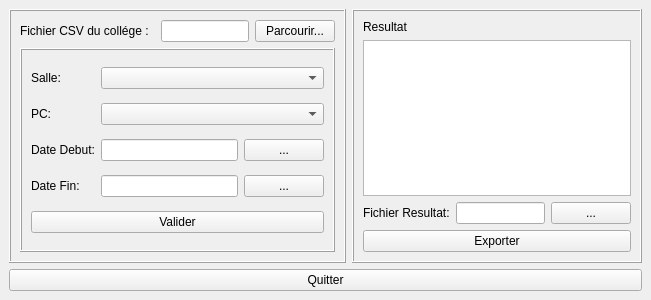
<?xml version="1.0" encoding="UTF-8"?>
<ui version="4.0">
 <class>MainWindow</class>
 <widget class="QMainWindow" name="MainWindow">
  <property name="geometry">
   <rect>
    <x>0</x>
    <y>0</y>
    <width>651</width>
    <height>300</height>
   </rect>
  </property>
  <property name="windowTitle">
   <string>MainWindow</string>
  </property>
  <widget class="QWidget" name="centralwidget">
   <layout class="QGridLayout" name="gridLayout">
    <item row="0" column="0">
     <widget class="QFrame" name="frame">
      <property name="enabled">
       <bool>true</bool>
      </property>
      <property name="frameShape">
       <enum>QFrame::Box</enum>
      </property>
      <property name="frameShadow">
       <enum>QFrame::Raised</enum>
      </property>
      <layout class="QGridLayout" name="gridLayout_2">
       <item row="0" column="0">
        <widget class="QLabel" name="statConnexionFileLabel">
         <property name="text">
          <string>Fichier CSV du collége :</string>
         </property>
        </widget>
       </item>
       <item row="0" column="3">
        <widget class="QPushButton" name="statConnexionFilePushButton">
         <property name="sizePolicy">
          <sizepolicy hsizetype="Maximum" vsizetype="Maximum">
           <horstretch>0</horstretch>
           <verstretch>0</verstretch>
          </sizepolicy>
         </property>
         <property name="text">
          <string>Parcourir...</string>
         </property>
        </widget>
       </item>
       <item row="0" column="2">
        <widget class="QLineEdit" name="statConnexionFileLineEdit">
         <property name="readOnly">
          <bool>true</bool>
         </property>
        </widget>
       </item>
       <item row="1" column="0" colspan="4">
        <widget class="QFrame" name="frame_3">
         <property name="frameShape">
          <enum>QFrame::Box</enum>
         </property>
         <property name="frameShadow">
          <enum>QFrame::Raised</enum>
         </property>
         <layout class="QGridLayout" name="gridLayout_3">
          <item row="2" column="0">
           <widget class="QLabel" name="dateDebutLabel">
            <property name="text">
             <string>Date Debut:</string>
            </property>
           </widget>
          </item>
          <item row="1" column="0">
           <widget class="QLabel" name="pcLabel">
            <property name="text">
             <string>PC:</string>
            </property>
           </widget>
          </item>
          <item row="3" column="1">
           <widget class="QLineEdit" name="dateFinLineEdit">
            <property name="readOnly">
             <bool>true</bool>
            </property>
           </widget>
          </item>
          <item row="3" column="2">
           <widget class="QPushButton" name="dateFinPushButton">
            <property name="text">
             <string>...</string>
            </property>
           </widget>
          </item>
          <item row="1" column="1" colspan="2">
           <widget class="QComboBox" name="pcComboBox"/>
          </item>
          <item row="4" column="0" colspan="3">
           <widget class="QPushButton" name="validationPushButton">
            <property name="text">
             <string>Valider</string>
            </property>
           </widget>
          </item>
          <item row="0" column="0">
           <widget class="QLabel" name="salleLabel">
            <property name="text">
             <string>Salle:</string>
            </property>
           </widget>
          </item>
          <item row="2" column="1">
           <widget class="QLineEdit" name="dateDebutLineEdit">
            <property name="readOnly">
             <bool>true</bool>
            </property>
           </widget>
          </item>
          <item row="3" column="0">
           <widget class="QLabel" name="dateFinLabel">
            <property name="text">
             <string>Date Fin:</string>
            </property>
           </widget>
          </item>
          <item row="2" column="2">
           <widget class="QPushButton" name="dateDebutPushButton">
            <property name="text">
             <string>...</string>
            </property>
           </widget>
          </item>
          <item row="0" column="1" colspan="2">
           <widget class="QComboBox" name="salleComboBox"/>
          </item>
         </layout>
        </widget>
       </item>
      </layout>
     </widget>
    </item>
    <item row="1" column="0" colspan="2">
     <widget class="QPushButton" name="quitPushButton">
      <property name="text">
       <string>Quitter</string>
      </property>
     </widget>
    </item>
    <item row="0" column="1">
     <widget class="QFrame" name="frame_2">
      <property name="frameShape">
       <enum>QFrame::Box</enum>
      </property>
      <property name="frameShadow">
       <enum>QFrame::Raised</enum>
      </property>
      <layout class="QGridLayout" name="gridLayout_4">
       <item row="2" column="0">
        <widget class="QLabel" name="FichierEnregistrerLabel">
         <property name="text">
          <string>Fichier Resultat:</string>
         </property>
        </widget>
       </item>
       <item row="2" column="1">
        <widget class="QLineEdit" name="fichierEnregstrerLineEdit">
         <property name="readOnly">
          <bool>true</bool>
         </property>
        </widget>
       </item>
       <item row="3" column="0" colspan="3">
        <widget class="QPushButton" name="exporterPushButton">
         <property name="text">
          <string>Exporter</string>
         </property>
        </widget>
       </item>
       <item row="0" column="0">
        <widget class="QLabel" name="resultatLabel">
         <property name="text">
          <string>Resultat</string>
         </property>
        </widget>
       </item>
       <item row="2" column="2">
        <widget class="QPushButton" name="parcourirPushButton">
         <property name="text">
          <string>...</string>
         </property>
        </widget>
       </item>
       <item row="1" column="0" colspan="3">
        <widget class="QTextEdit" name="resultatTextEdit"/>
       </item>
      </layout>
     </widget>
    </item>
   </layout>
  </widget>
 </widget>
 <resources/>
 <connections/>
</ui>
